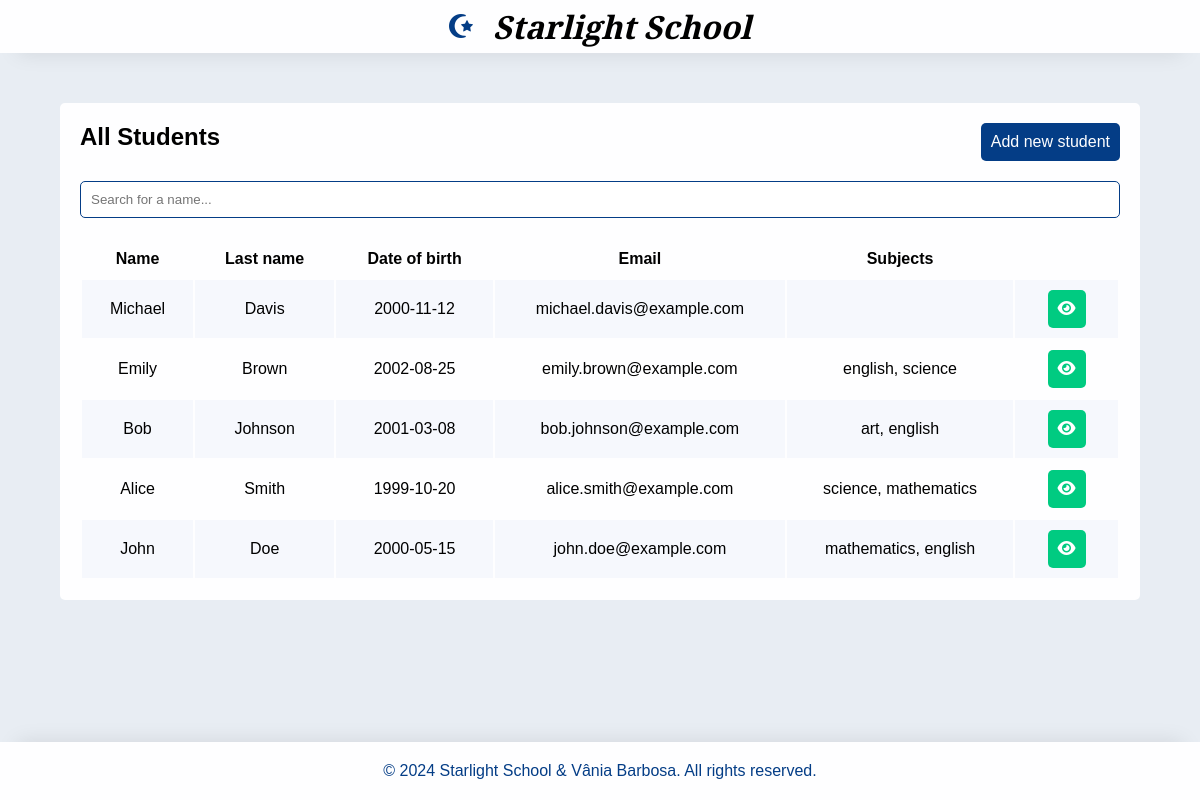
The app's page /PHP/src/index.php with its own data.
### tables this page shows
CREATE TABLE `students` (
    `id` int NOT NULL AUTO_INCREMENT PRIMARY KEY,
    `name` varchar(255) NOT NULL,
    `last_name` varchar(255) NOT NULL,
    `date_of_birth` DATE NOT NULL,
    `email` varchar(255) NOT NULL
);

### PHP/src/index.php (the view, shortened to what this page needs)
<?php
    require "connection_db.php";
    if($db){
        $query = "SELECT * FROM students ORDER BY id DESC";
        $result = mysqli_query($db, $query);
        $students = mysqli_fetch_all($result, MYSQLI_ASSOC);
        $query = "SELECT * FROM student_subjects";
        $result = mysqli_query($db, $query);
        $student_subjects = mysqli_fetch_all($result, MYSQLI_ASSOC);
    }else{
        echo "Error connecting to database";
    }
?>
<!DOCTYPE html>
<html lang="en">
<head>
    <link rel="stylesheet" href="https://cdnjs.cloudflare.com/ajax/libs/font-awesome/6.6.0/css/all.min.css" />
    <link rel="stylesheet" href="style/style.css">
</head>
<body>
    <section class="students-table-section">
        <div class="students-table-section--div">
            <h2>All Students</h2>
            <a href="students\addStudent.php">Add new student</a>
        </div>
        <form class="search-bar--form">
            <div class="search-bar">
                <input type="text" name="search" id="search-input" placeholder="Search for a name...">
            </div>
        </form>
        <table class="students-table-section--table">
            <thead>
                <tr>
                    <th>Name</th>
                    <th>Last name</th>
                    <th>Date of birth</th>
                    <th>Email</th>
                    <th>Subjects</th>
                </tr>
            </thead>
            <tbody>
                <?php foreach($students as $student):?>
                <tr>
                    <td><?= $student['name'] ?></td>
                    <td><?= $student['last_name'] ?></td>
                    <td><?= $student['date_of_birth'] ?></td>
                    <td><?= $student['email'] ?></td>
                    <?php
                        $subjects = [];
                        foreach($student_subjects as $student_subject) {
                            if($student_subject['id_student'] == $student['id']) {
                                $subjects[] = $student_subject['subject'];
                            }
                        }
                        $subjects_display = implode(", ", $subjects);
                    ?>
                    <td><?= $subjects_display ?></td>
                    <td id="td_buttons">
                        <a href="students\viewStudent.php?id=<?= $student['id'] ?>">
                            <i class="fa-solid fa-eye" style="color: white;"></i>
                        </a>
                    </td>
                </tr>
                <?php endforeach; ?>
            </tbody>
        </table>
    </section>
</body>
</html>

### PHP/src/style/style.css (style rules this page uses)
* { margin: 0; padding: 0; box-sizing: border-box; }
body { font-family: 'Poppins', sans-serif; display: flex; flex-direction: column; justify-content: center; width: 100%; margin: auto; background-color: #083e8517; min-height: 100vh; }
:root { --main-white: #fefeff; --main-blue: #043d86; --main-button-blue: #206afe; --main-red: #fe5671; --main-green: #00cb81; }
header { display: flex; flex-direction: row; align-items: center; justify-content: center; padding: 5px; box-shadow: 0px 17px 21px -17px rgba(0,0,0,0.1); background-color: var(--main-white); font-family: "Bodoni Moda SC", serif; font-style: italic; }
header i { padding-right: 20px; }
.students-table-section, .student-info-section, .student-modify-section, .student-creation-section { width: 90%; margin: 50px auto; background-color: var(--main-white); border-radius: 5px; padding: 20px; }
#td_buttons { display: flex; flex-direction: row; justify-content: center; align-items: center; }
table { width: 100%; }
table th { padding: 10px 20px; }
table td { padding: 10px 20px; text-align: center; }
table td a { text-decoration: none; padding: 10px; margin: 0 5px; border-radius: 5px; }
table td a:nth-child(1) { background-color: var(--main-green); }
table tbody tr:nth-child(odd) { background-color: #f6f8fd; }
.students-table-section--div { display: flex; flex-direction: row; justify-content: space-between; margin-bottom: 20px; }
.students-table-section--div a { text-decoration: none; background-color: var(--main-blue); color: var(--main-white); padding: 10px; border-radius: 5px; }
.search-bar--form { width: 100%; margin: 20px 0; }
.search-bar--form input { width: 100%; padding: 10px; border-radius: 5px; border: 1px solid var(--main-blue); }
footer { background-color: var(--main-white); padding: 20px; text-align: center; color: var(--main-blue); margin-top: auto; box-shadow: 0px -17px 21px -17px rgba(0,0,0,0.1); }

### records on screen
students: name "Michael", last_name "Davis", date_of_birth "2000-11-12", email "michael.davis@example.com"
students: name "Emily", last_name "Brown", date_of_birth "2002-08-25", email "emily.brown@example.com", subjects_display "english, science"
students: name "Bob", last_name "Johnson", date_of_birth "2001-03-08", email "bob.johnson@example.com", subjects_display "art, english"
students: name "Alice", last_name "Smith", date_of_birth "1999-10-20", email "alice.smith@example.com", subjects_display "science, mathematics"
students: name "John", last_name "Doe", date_of_birth "2000-05-15", email "john.doe@example.com", subjects_display "mathematics, english"
